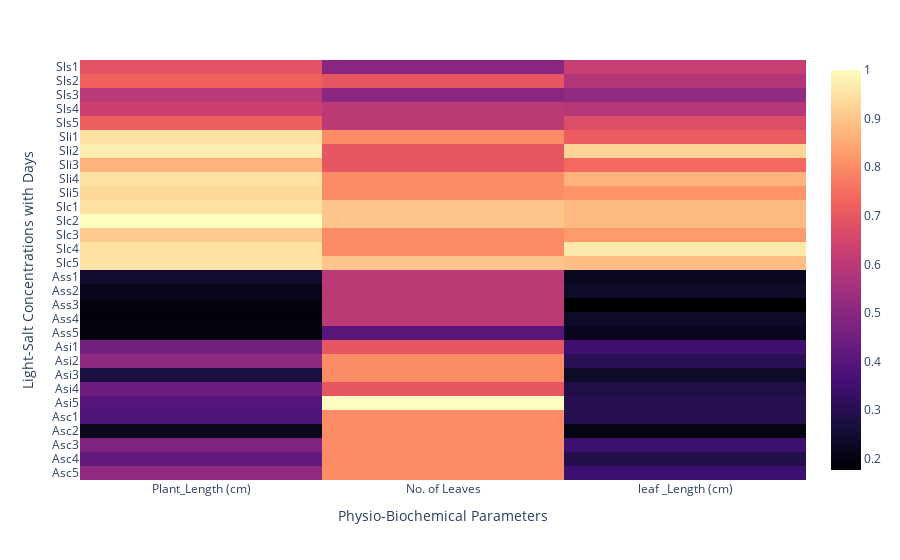

Notebook source saved alongside this figure:
### Code cell
# Load the CSV file into a pandas DataFrame
data = pd.read_csv("./water_stress_p1.csv")

# Set the variables as the x-axis and the first column as the y-axis
x = data.columns[6:9]
y = data.iloc[:, 1]

# Convert DataFrame to matrix
data_matrix = data.iloc[:, 6:9].values

# Normalize the data_matrix
scaler = MinMaxScaler()
data_matrix_normalized = scaler.fit_transform(data_matrix)

# Create the heatmap using plotly.express
fig = px.imshow(data_matrix_normalized, x=x, y=y, labels={'x':'Physio-Biochemical Parameters', 'y':'Light-Salt Concentrations with Days'}, color_continuous_scale='magma', aspect='auto')

# Show the heatmap
fig.show()


# # Save the heatmap as JPEG
# pio.write_image(fig, "heatmap.jpg", format="jpeg", scale=1, width=400, height=300)

# # Save the heatmap as PNG
# pio.write_image(fig, "heatmap.png", format="png", scale=1, width=600, height=400)

### Figure 1 — Plotly figure (JSON) as saved in the notebook; plotly's stock layout.template omitted (floating-point values rounded to 4 significant figures; data arrays with more than 128 entries replaced by an {"elided": "..."} marker saying what was removed)
{"data": [{"coloraxis": "coloraxis", "hovertemplate": "Physio-Biochemical Parameters: %{x}<br>Light-Salt Concentrations with Days: %{y}<br>color: %{z}<extra></extra>", "name": "0", "type": "heatmap", "x": ["Plant_Length (cm)", "No. of Leaves", "leaf _Length (cm)"], "xaxis": "x", "y": {"elided": "180 str values"}, "yaxis": "y", "z": {"elided": "180x3 float values"}}], "layout": {"coloraxis": {"colorscale": [[0, "#000004"], [0.1111, "#180f3d"], [0.2222, "#440f76"], [0.3333, "#721f81"], [0.4444, "#9e2f7f"], [0.5556, "#cd4071"], [0.6667, "#f1605d"], [0.7778, "#fd9668"], [0.8889, "#feca8d"], [1, "#fcfdbf"]]}, "margin": {"t": 60}, "xaxis": {"anchor": "y", "domain": [0, 1], "title": {"text": "Physio-Biochemical Parameters"}}, "yaxis": {"anchor": "x", "autorange": "reversed", "domain": [0, 1], "title": {"text": "Light-Salt Concentrations with Days"}}}}
